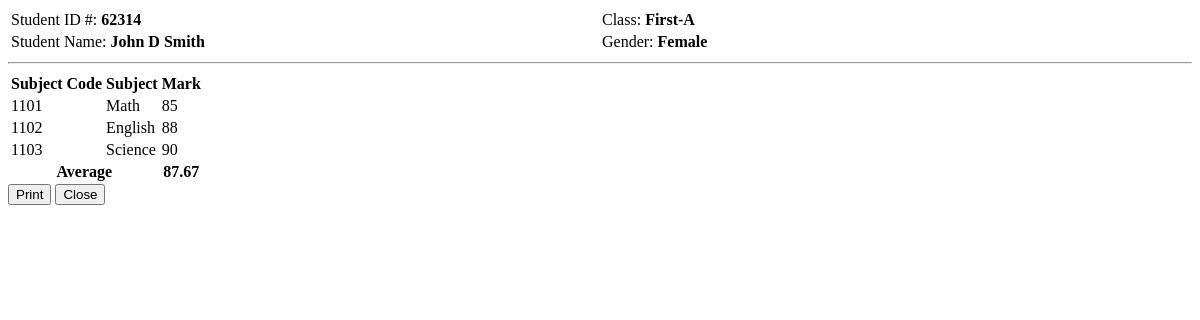
Before: /view_result.php?id=1 with the older database file.
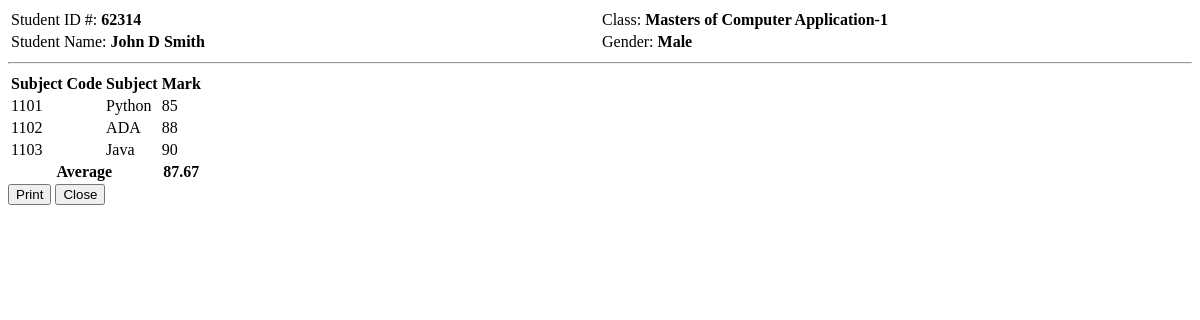
After: the same page with the newer database file.
### tables this page shows
CREATE TABLE `result_items` (
  `id` int(30) NOT NULL,
  `result_id` int(30) NOT NULL,
  `subject_id` int(30) NOT NULL,
  `mark` float NOT NULL,
  `date_created` datetime NOT NULL DEFAULT current_timestamp()
);

CREATE TABLE `subjects` (
  `id` int(30) NOT NULL,
  `subject_code` varchar(50) NOT NULL,
  `subject` varchar(200) NOT NULL,
  `description` text NOT NULL,
  `date_created` datetime NOT NULL DEFAULT current_timestamp()
);

### view_result.php (the view, shortened to what this page needs)
<?php
include 'db_connect.php';
?>
<div class="container-fluid" id="printable">
	<table width="100%">
		<tr>
			<td width="50%">Student ID #: <b><?php echo $student_code ?></b></td>
			<td width="50%">Class: <b><?php echo $class ?></b></td>
		</tr>
		<tr>
			<td width="50%">Student Name: <b><?php echo ucwords($name) ?></b></td>
			<td width="50%">Gender: <b><?php echo ucwords($gender) ?></b></td>
		</tr>
	</table>
	<hr>
	<table class="table table-bordered">
		<thead>
			<tr>
				<th>Subject Code</th>
				<th>Subject</th>
				<th>Mark</th>
			</tr>
		</thead>
		<tbody>
			<?php
    			$items=$conn->query("SELECT r.*,s.subject_code,s.subject FROM result_items r inner join subjects s on s.id = r.subject_id where result_id = $id  order by s.subject_code asc");
    			while($row = $items->fetch_assoc()):
    		?>
    		<tr>
    			<td><?php echo $row['subject_code'] ?></td>
    			<td><?php echo ucwords($row['subject']) ?></td>
    			<td class="text-center"><?php echo number_format($row['mark']) ?></td>
    		</tr>
			<?php endwhile; ?>
		</tbody>
		<tfoot>
			<tr>
				<th colspan="2">Average</th>
				<th class="text-center"><?php  echo number_format($marks_percentage,2) ?></th>
			</tr>
		</tfoot>
	</table>
</div>
<div class="modal-footer display p-0 m-0">
        <button type="button" class="btn btn-success" id="print"><i class="fa fa-print"></i> Print</button>
        <button type="button" class="btn btn-secondary" data-dismiss="modal">Close</button>
</div>

Changed rows visible on the page:
changed through a linked row, result_items: subject.subject "Math" → "Python"
changed through a linked row, result_items: subject.subject "English" → "ADA"
changed through a linked row, result_items: subject.subject "Science" → "Java"
Other visible differences:
$class: "First-A" → "Masters of Computer Application-1"
$gender: "Female" → "Male"
